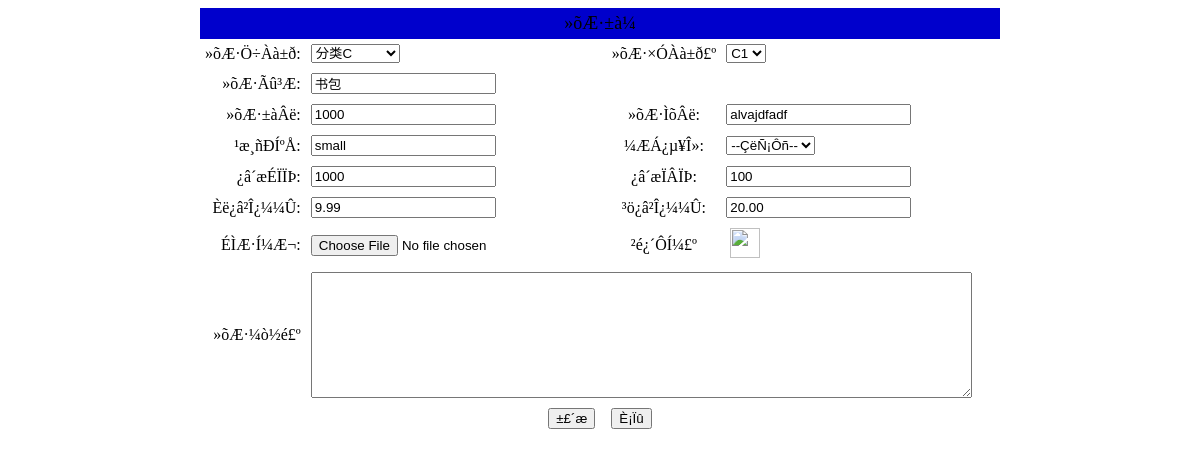
/product/editproduct.php?id=14 (signed in), run on the app's committed database.
### tables this page shows
CREATE TABLE `tb_product` (
  `id` int(4) NOT NULL auto_increment,
  `maintype` varchar(20) NOT NULL,
  `subtype` varchar(20) NOT NULL,
  `name` varchar(20) NOT NULL,
  `encode` varchar(20) NOT NULL,
  `barcode` varchar(20) NOT NULL,
  `size` varchar(20) NOT NULL,
  `unit` varchar(10) NOT NULL,
  `upperlimit` int(4) NOT NULL,
  `lowerlimit` int(4) NOT NULL,
  `inprice` float(4,2) NOT NULL,
  `outprice` float(4,2) NOT NULL,
  `tupian` varchar(100) NOT NULL,
  `jianjie` mediumtext NOT NULL,
  `addtime` varchar(20) NOT NULL,
  PRIMARY KEY  (`id`,`encode`,`barcode`)
);

CREATE TABLE `table_itemclassify` (
  `id` varchar(4) NOT NULL,
  `name` varchar(10) default NULL,
  `lowerclass` varchar(50) default NULL,
  PRIMARY KEY  (`id`)
);

### product/editproduct.php (the view, shortened to what this page needs)
<?php
  include "../conn/conn.php";
?>
<?php
  $sql1=mysql_query("select * from tb_product where id=".$_GET[id]."",$conn);
  $info1=mysql_fetch_array($sql1);
?>
<?php
	$query = "select * from table_itemclassify order by name";
	$result = mysql_query($query);
?>
<html xmlns="http://www.w3.org/1999/xhtml">
<head>
</head>
<body>
<form id="form1" name="form1"enctype="multipart/form-data" method="post" action="savenewproduct.php?flag=0&&id=<?php echo $_GET[id];?>" onSubmit="return chkinput(this)">
  <table width="800" border="0" align="center" cellpadding="5" cellspacing="0" bordercolor="#FFFFFF">
    <tr>
      <td colspan="4" align="center" bgcolor="#0000CC"><span class="STYLE1">»õÆ·±à¼­</span></td>
    </tr>
    <tr>
      <td width="85" align="right">»õÆ·Ö÷Àà±ð:</td>
      <td width="296"><label>
        <select id="left" name="typeid" onChange="changeLeft()">
		<?php while($RS=mysql_fetch_array($result)){ echo "<option value='$RS[id]|$RS[name]$RS[lowerclass]'";if($info1[maintype]==$RS[name]){echo "selected";}echo">$RS[name]</option>";}?>
        </select>
        </label></td>
      <td width="99" align="center">»õÆ·×ÓÀà±ð£º</td>
      <td width="280"><label>
        <select id="right" name="stype" >
		<OPTION value=<?php echo $info1[subtype];?> selected="selected"><?php echo $info1[subtype];?></OPTION>
        </select>
        </label></td>
    </tr>
    <tr>
      <td align="right">»õÆ·Ãû³Æ:</td>
      <td><label>
        <input type="text" name="name" value="<?php echo $info1[name];?>" />
        </label></td>
      <td>&nbsp;</td>
      <td>&nbsp;</td>
    </tr>
    <tr>
      <td align="right">»õÆ·±àÂë:</td>
      <td><input type="text" name="encode" value="<?php echo $info1[encode];?>"/></td>
      <td align="center"><label>»õÆ·ÌõÂë:</label></td>
      <td><input type="text" name="barcode" value="<?php echo $info1[barcode];?>" /></td>
    </tr>
    <tr>
      <td align="right">¹æ¸ñÐÍºÅ:</td>
      <td><input type="text" name="size" value="<?php echo $info1[size];?>"/></td>
      <td align="center">¼ÆÁ¿µ¥Î»:</td>
      <td><label>
        <?php
			$sql=mysql_query("select * from table_measureunit order by id desc",$conn);
			$info=mysql_fetch_array($sql);
			if($info==false)
			{
			  echo "ÇëÏÈÌí¼Ó¼ÆÁ¿µ¥Î»!";
			}
			else
			{
			?>
            <select name="unit" class="inputcss">
			  <OPTION>--ÇëÑ¡Ôñ--</OPTION>
            </select>
            <?php
		     }
		    ?>
      </label></td>
    </tr>
    <tr>
      <td align="right">¿â´æÉÏÏÞ:</td>
      <td><input type="text" name="upperlimit"  value="<?php echo $info1[upperlimit];?>"onKeyUp="this.value=this.value.replace(/\D/g,'')" onafterpaste="this.value=this.value.replace(/\D/g,'')"/></td>
      <td align="center">¿â´æÏÂÏÞ:</td>
      <td><input type="text" name="lowerlimit"  value="<?php echo $info1[lowerlimit];?>"onKeyUp="this.value=this.value.replace(/\D/g,'')" onafterpaste="this.value=this.value.replace(/\D/g,'')"/></td>
    </tr>
    <tr>
      <td align="right">Èë¿â²Î¿¼¼Û:</td>
      <td><input type="text" name="inprice"  value="<?php echo $info1[inprice];?>" style="ime-mode: disabled" imemode="disabled" /></td>
      <td align="center">³ö¿â²Î¿¼¼Û:</td>
      <td><input type="text" name="outprice"  value="<?php echo $info1[outprice];?>"style="ime-mode: disabled" imemode="disabled" /></td>
    </tr>
    <tr>
      <td align="right">ÉÌÆ·Í¼Æ¬:</td>
      <td><input type="hidden" name="MAX_FILE_SIZE" value="2000000" />
        <input type="file" name="upfile" class="inputcss" size="16" /></td>
      <td align="center">²é¿´Ô­Í¼£º</td>
      <td>&nbsp;<a href="####" onmouseover='showPreview(event);' onmouseout='hidePreview(event);'><img src="../<?php echo $info1[tupian];?>"" alt="" width="30" height="30"  border="0" large-src="../<?php echo $info1[tupian];?>" pic-link="/"/></a></td>
    </tr>
    <tr>
      <td align="right">»õÆ·¼ò½é£º</td>
      <td colspan="3"><textarea name="jianjie" cols="80" rows="8" class="inputcss"><?php echo $info1[jianjie];?></textarea></td>
    </tr>
    <tr>
      <td colspan="4" align="center"><input name="submit" type="submit" class="btn2" id="submit" value="±£´æ" />
        <input name="reset" type="reset" class="btn_2k3" value="È¡Ïû" /></td>
    </tr>
  </table>
</form>
</body>
</html>

### data on the page
tb_product: typeid "分类C", stype "C1", name "书包", encode "1000", barcode "alvajdfadf", size "small", upperlimit "1000", lowerlimit "100", inprice "9.99", outprice "20.00"
